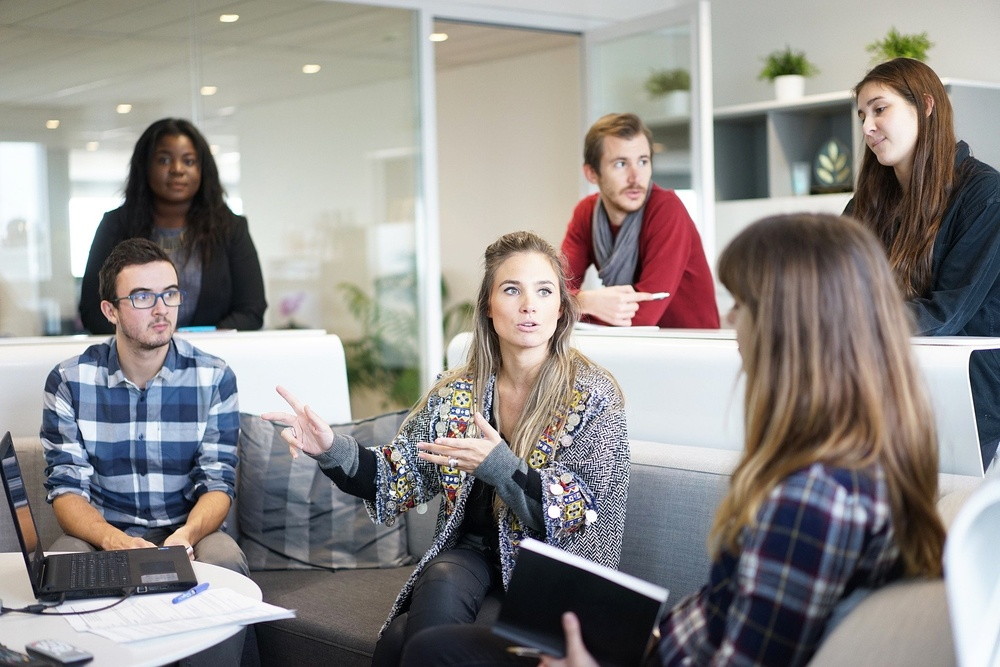
#> input picture Cap25 - Visao computacional/workplace-1245776_1920.jpg, 1000 x 667 px, shrunk from 1920 x 1280 before the run
$ jupyter execute --allow-errors 'Visão Computacional.ipynb'
#> lines starting #> are read from the running program, lines starting #| are printed output that depends on the picture; after the words box and inside, x2 and y2 are one past the last pixel; in counts of white or black regions, pixels touching at a corner belong together
# Machine Learning e Data Science com Python de A à Z

# Visão computacional

## Detecção de faces

`!pip install opencv-contrib-python`

`!pip install cv2_plt_imshow`

[cell 1]
import cv2

[cell 2]
import cv2_plt_imshow

[cell 3]
# leitura da imagem
imagem = cv2.imread('workplace-1245776_1920.jpg')
#> imagem is the input picture: shape (667, 1000, 3); mean B, G, R 136.9, 139, 142.8

[cell 4]
# carregamento da imagem
# cv2.imshow(imagem)

import matplotlib.pyplot as plt
from cv2_plt_imshow import cv2_plt_imshow, plt_format
cv2_plt_imshow(imagem);
#> (this line was passed over: cv2_plt_imshow is not available in this run)

[cell 5]
detector_face = cv2.CascadeClassifier('haarcascade_frontalface_default.xml')

[cell 6]
# converter RGB para escalas de cinza
imagem_cinza = cv2.cvtColor(imagem, cv2.COLOR_BGR2GRAY)
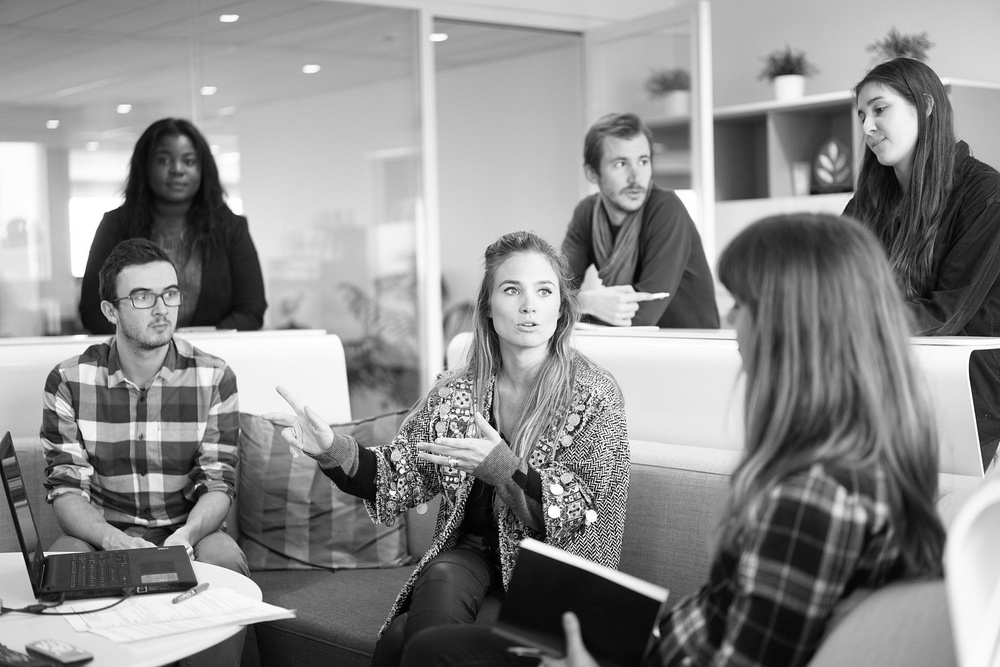
#> imagem_cinza: shape (667, 1000); min 0, max 255, mean 139.9
cv2_plt_imshow(imagem_cinza);
#> (this line was passed over: cv2_plt_imshow is not available in this run)

[cell 7]
deteccoes = detector_face.detectMultiScale(imagem_cinza, scaleFactor=1.3, minSize=(30,30))
#> deteccoes = [[148, 137, 59, 59], [598, 137, 68, 68], [483, 256, 89, 89], [119, 264, 77, 77]]

[cell 8]
deteccoes
#> Out has the same summary as deteccoes

[cell 9]
len(deteccoes)
#> Out = 4

[cell 10]
for (x, y, l, a) in deteccoes:
    cv2.rectangle(imagem, (x, y), (x + l, y + a), (0,255,0), 2)
#> this loop made 4 passes
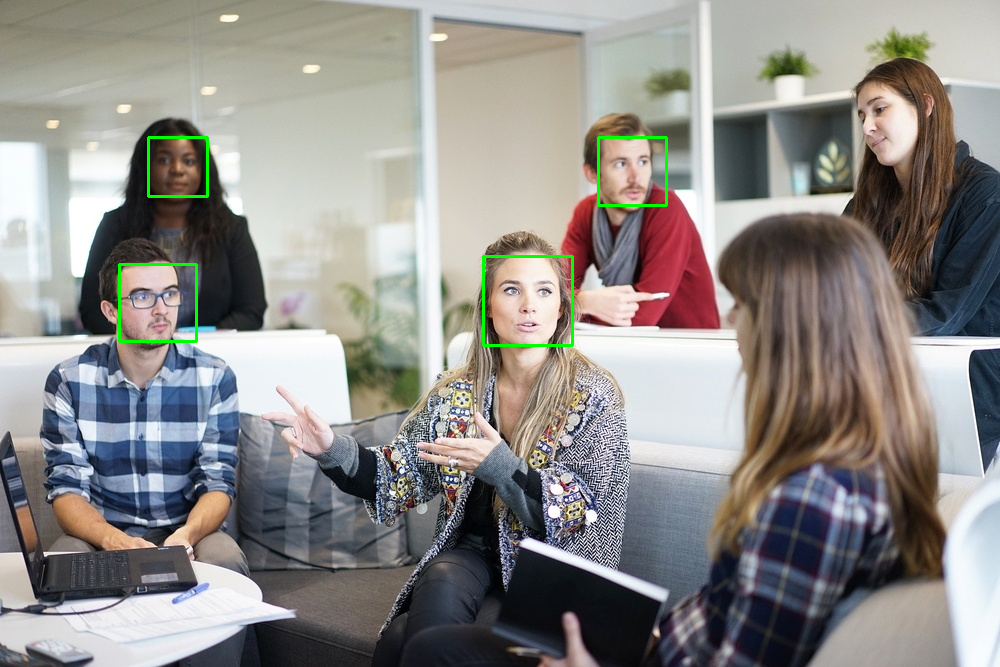
#> imagem: shape (667, 1000, 3); 0.52% of pixels changed, all inside (x1, y1, x2, y2) = (118, 136, 668, 347)
    # (x, y) = eixo X e eixo Y
    # (x + l, y + a) = inbox da detecção
    # (0, 255, 0) = cor do inbox - verde
    # 2 = tamanho da imagem

cv2_plt_imshow(imagem);
#> (this line was passed over: cv2_plt_imshow is not available in this run)

## Detecção de pessoas

[cell 11]
imagem = cv2.imread('pessoas.jpg')
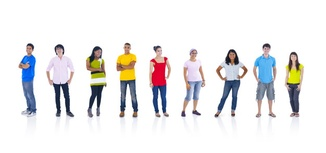
#> input picture Cap25 - Visao computacional/pessoas.jpg, 326 x 153 px, shrunk from 626 x 294 before the run
#> imagem is the input picture: shape (153, 326, 3); mean B, G, R 234.2, 233.9, 234.8

[cell 12]
cv2_plt_imshow(imagem);
#> (this line was passed over: cv2_plt_imshow is not available in this run)

[cell 13]
detector_pessoas = cv2.CascadeClassifier('fullbody.xml')

[cell 14]
imagem_cinza = cv2.cvtColor(imagem, cv2.COLOR_BGR2GRAY)
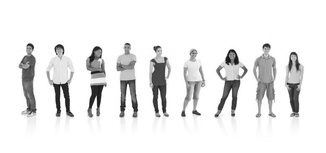
#> imagem_cinza: shape (153, 326); min 13, max 255, mean 234.2
cv2_plt_imshow(imagem_cinza);
#> (this line was passed over: cv2_plt_imshow is not available in this run)

[cell 15]
deteccoes = detector_pessoas.detectMultiScale(imagem_cinza, scaleFactor = 1.1, minSize=(50, 50))
#> deteccoes = [[101, 25, 53, 106], [236, 21, 54, 109]]
deteccoes
#> Out = [[101, 25, 53, 106], [236, 21, 54, 109]]

[cell 16]
len(deteccoes)
#> Out = 2

[cell 17]
for x, y, l, a in deteccoes:
    cv2.rectangle(imagem, (x, y), (x + l, y + a), (0, 255, 0), 1)
#> this loop made 2 passes
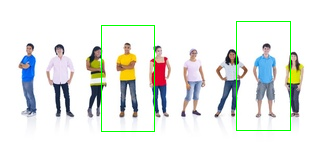
#> imagem: shape (153, 326, 3); 1.29% of pixels changed, all inside (x1, y1, x2, y2) = (101, 21, 291, 132)

cv2_plt_imshow(imagem);
#> (this line was passed over: cv2_plt_imshow is not available in this run)

## Reconhecimento facial

### Treinamento

[cell 18]
from PIL import Image
import numpy as np

[cell 19]
import zipfile
#> (the rest of this cell did not finish here and is left out)

[cell 20]
import os
def dados_imagem():
    caminhos = [os.path.join('yalefaces/train', f) for f in os.listdir('yalefaces/train')]
    faces = []
    ids = []
    for caminho in caminhos:
        imagem = Image.open(caminho).convert('L') # L = apenas 1 canal será utilizado (escala de cinza)
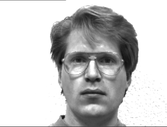
#> input picture Cap25 - Visao computacional/yalefaces/train/subject01.glasses.gif, 167 x 127 px, shrunk from 320 x 243 before the run
#> imagem: PIL image 167x127 L
        imagem_np = np.array(imagem, 'uint8')
        id = int(os.path.split(caminho)[1].split('.')[0].replace('subject', ''))
        ids.append(id)
        faces.append(imagem_np)
    return np.array(ids), faces

[cell 21]
ids, faces = dados_imagem()
#> ids = [1, 1, 1]; faces = 3 items

[cell 22]
print(ids)
#| [1 1 1]

[cell 23]
print(faces)
#> (printed output is left out)

[cell 24]
import cv2.face

[cell 25]
lbph = cv2.face.LBPHFaceRecognizer_create()
lbph.train(faces, ids)
lbph.write('classificadorLBPH.yml')

### Classificação

[cell 26]
reconhecedor = cv2.face.LBPHFaceRecognizer_create()
reconhecedor.read('classificadorLBPH.yml')

[cell 27]
imagem_teste = 'yalefaces/test/subject10.sad.gif'

[cell 28]
imagem = Image.open(imagem_teste).convert('L')
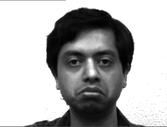
#> input picture Cap25 - Visao computacional/yalefaces/test/subject10.sad.gif, 167 x 127 px, shrunk from 320 x 243 before the run
#> imagem is the input picture: PIL image 167x127 L; min 0, max 255, mean 178
imagem_np = np.array(imagem, 'uint8')
print(imagem_np)
#> (printed output is left out)

[cell 29]
idprevisto, _ = reconhecedor.predict(imagem_np)
#> idprevisto = 1
idprevisto
#> Out = 1

[cell 30]
idcorreto = int(os.path.split(imagem_teste)[1].split('.')[0].replace('subject', ''))
idcorreto

[cell 31]
cv2.putText(imagem_np, 'P: ' + str(idprevisto), (x,y + 30), cv2.FONT_HERSHEY_COMPLEX_SMALL, 1, (0, 255, 0))
cv2.putText(imagem_np, 'C: ' + str(idcorreto), (x,y + 50), cv2.FONT_HERSHEY_COMPLEX_SMALL, 1, (0, 255, 0))
cv2_plt_imshow(imagem_np);
#> (this line was passed over: cv2_plt_imshow is not available in this run)
